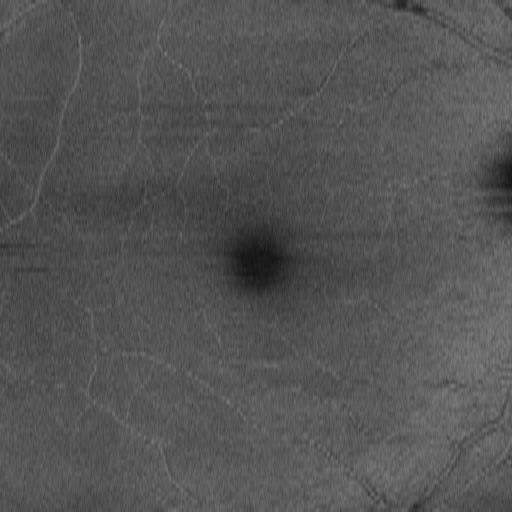
#> input picture images/20180828_110013_R_OPT_512x1024x128_ILM_Enface_Avg_IMG_JPG.jpg, 512 x 512 px
$ jupyter execute --allow-errors ex1.ipynb
#> lines starting #> are read from the running program, lines starting #| are printed output that depends on the picture
[cell 1]
import numpy as np

[cell 2]
import cv2
import numpy as np
import matplotlib.pyplot as plt
import pandas as pd
import os

[cell 3]
def split(array, nrows, ncols):
    """Split a matrix into sub-matrices."""
    r, h = array.shape
    return (array.reshape(h//nrows, nrows, -1, ncols).swapaxes(1, 2).reshape(-1, nrows, ncols))

[cell 4]
os.chdir("..")

[cell 5]
images_path = r"images"

[cell 6]
im = cv2.imread(os.path.join(images_path,'20180828_110013_R_OPT_512x1024x128_ILM_Enface_Avg_IMG_JPG.jpg'),cv2.IMREAD_UNCHANGED)
#> im is the input picture: shape (512, 512); min 17, max 126, mean 84.3
mask = cv2.imread(os.path.join(images_path,'mask_20180828_110013_R_OPT_512x1024x128_ILM_Enface_Avg_IMG_JPG.jpg'),cv2.IMREAD_UNCHANGED)
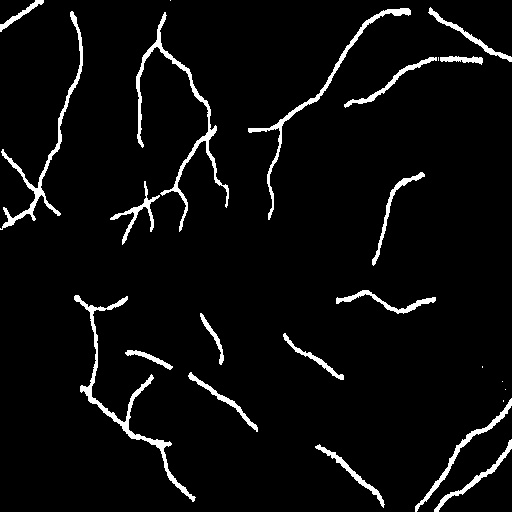
#> input picture images/mask_20180828_110013_R_OPT_512x1024x128_ILM_Enface_Avg_IMG_JPG.jpg, 512 x 512 px
#> mask is the input picture: shape (512, 512); min 0, max 255, mean 11.3

[cell 7]
equ = cv2.equalizeHist(im)
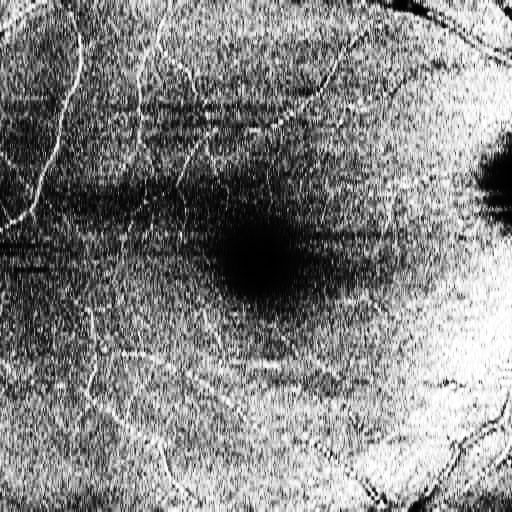
#> equ: shape (512, 512); min 0, max 255, mean 130.9
#> (the rest of this cell did not finish here and is left out)

[cell 8]
def gammaCorrection(src, gamma):
    invGamma = 1 / gamma

    table = [((i / 255) ** invGamma) * 255 for i in range(256)]
    table = np.array(table, np.uint8)

    return cv2.LUT(src, table)

[cell 9]
def histogram_function(img):
    hist_lap = np.histogram(img,np.arange(0,256,1))
    return hist_lap[0]/(img.size)

[cell 10]
def thresholding_fun(im,th = None, otsu=False):
    if otsu == True:
        bim = cv2.threshold(im,0,255,cv2.THRESH_BINARY|cv2.THRESH_OTSU)
    else:
        bim = cv2.threshold(im,th,255,cv2.THRESH_BINARY)
    return bim

[cell 11]
plt.bar(np.arange(1,256,1),histogram_function(equ))
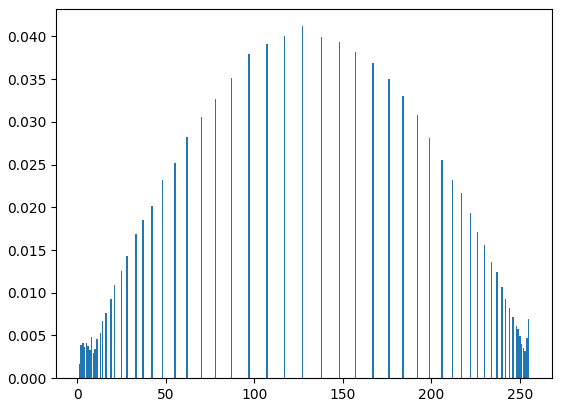
#> figure drawn by matplotlib, 1 panel; tallest bar 0.0412 high, from x = 126.6 to 127.4

[cell 12]
temp1 = [40,50]
#> (the rest of this cell did not finish here and is left out)

[cell 13]
def laplacian_function(im):
    x,y = np.gradient(im)
    xx, xy = np.gradient(x)
    yx,yy = np.gradient(y)
    lap = abs(xx+yy)
    lap_norm = 255*(lap/lap.max())
    lap_norm = lap_norm.astype(np.uint8)
    return lap_norm

[cell 14]
big_pic = r'big_picture'

#> (a cell that did not finish here is left out)

#Laplacian

#> (a cell that did not finish here is left out)

#> (a cell that did not finish here is left out)

#> (a cell that did not finish here is left out)

#> (a cell that did not finish here is left out)

#> (a cell that did not finish here is left out)

#> (a cell that did not finish here is left out)

#> (a cell that did not finish here is left out)

#> (a cell that did not finish here is left out)

[cell 24]
i=0
hfin = np.dstack((im[i:i+8,:],im[i:i+8,:],im[i:i+8,:]))
temp    = np.dstack(([255]*512,[0]*512,[0]*512))
for i in range(8,512,8):
    temp1   = np.dstack((im[i:i+8,:],im[i:i+8,:],im[i:i+8,:]))
    hfin    = np.vstack((hfin,temp,temp1))
#> this loop made 63 passes
#> pass 2, `hfin    = np.vstack((hfin,temp,temp1))`:
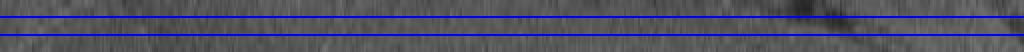
#> hfin: shape (26, 512, 3) int64 (shown 2 times larger); mean of channels 0, 1, 2 99.9, 80.3, 80.3; drawn as B, G, R
#> pass 3, `hfin    = np.vstack((hfin,temp,temp1))`:
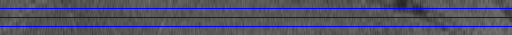
#> hfin: shape (35, 512, 3) int64; mean of channels 0, 1, 2 101.8, 79.9, 79.9; drawn as B, G, R
#> after the loop:
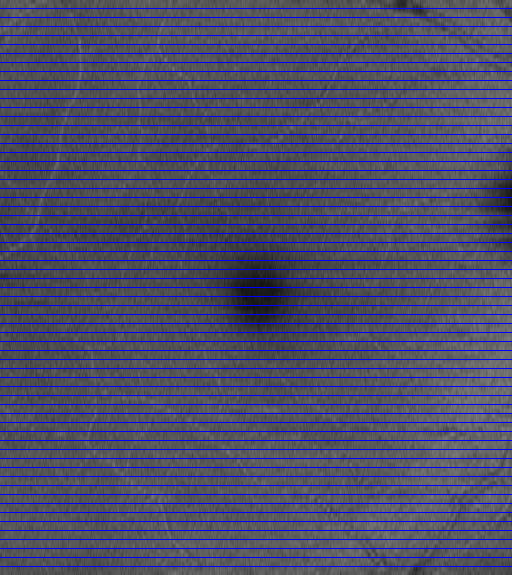
#> hfin: shape (575, 512, 3) int64; mean of channels 0, 1, 2 103, 75.1, 75.1; drawn as B, G, R

[cell 25]
hsp = np.hsplit(hfin,512//8)
#> hsp = 64 items
fin =  hsp[0]
temp    = np.dstack(([255]*575,[0]*575,[0]*575)).reshape(575,1,3)
for i in range(1,len(hsp)):
    fin = np.hstack((fin,temp,hsp[i]))
#> this loop made 63 passes
#> pass 2, `fin = np.hstack((fin,temp,hsp[i]))`:
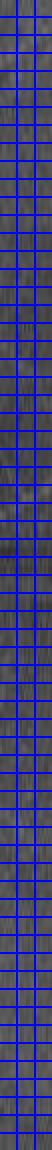
#> fin: shape (575, 26, 3) int64 (shown 2 times larger); mean of channels 0, 1, 2 111.1, 65.6, 65.6; drawn as B, G, R
#> pass 3, `fin = np.hstack((fin,temp,hsp[i]))`:
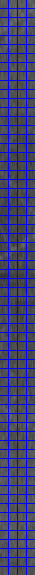
#> fin: shape (575, 35, 3) int64; mean of channels 0, 1, 2 112.3, 64.9, 64.9; drawn as B, G, R
#> after the loop:
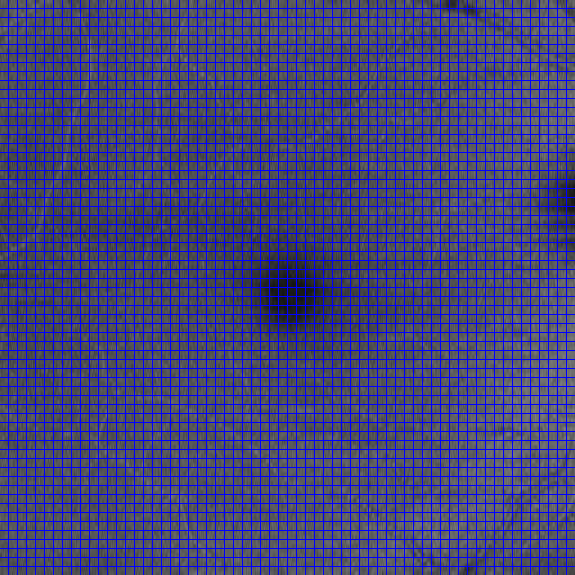
#> fin: shape (575, 575, 3) int64; mean of channels 0, 1, 2 119.7, 66.9, 66.9; drawn as B, G, R

[cell 26]
fig,ax = plt.subplots(1,2)
ax[0].imshow(fin)
ax[0].title.set_text('partitioned image')
ax[1].imshow(im,cmap='gray')
ax[1].title.set_text('original image')
plt.show()
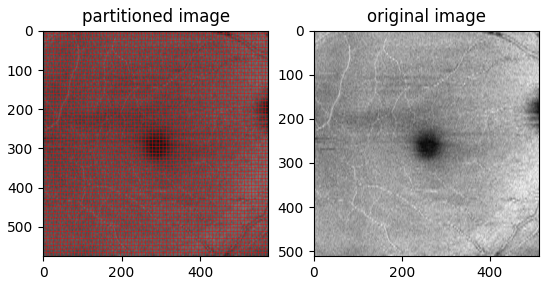
#> figure drawn by matplotlib, 2 panels

# Creating dataset of 8x8 blocks

Spliting the image into square blocks of 8x8 - Non overlapping; because statistically at least 30 observations are
considered as significant number of observations
8x8 has 64 which is greater than 30

[cell 27]
blocks_im = split(im,8,8)
